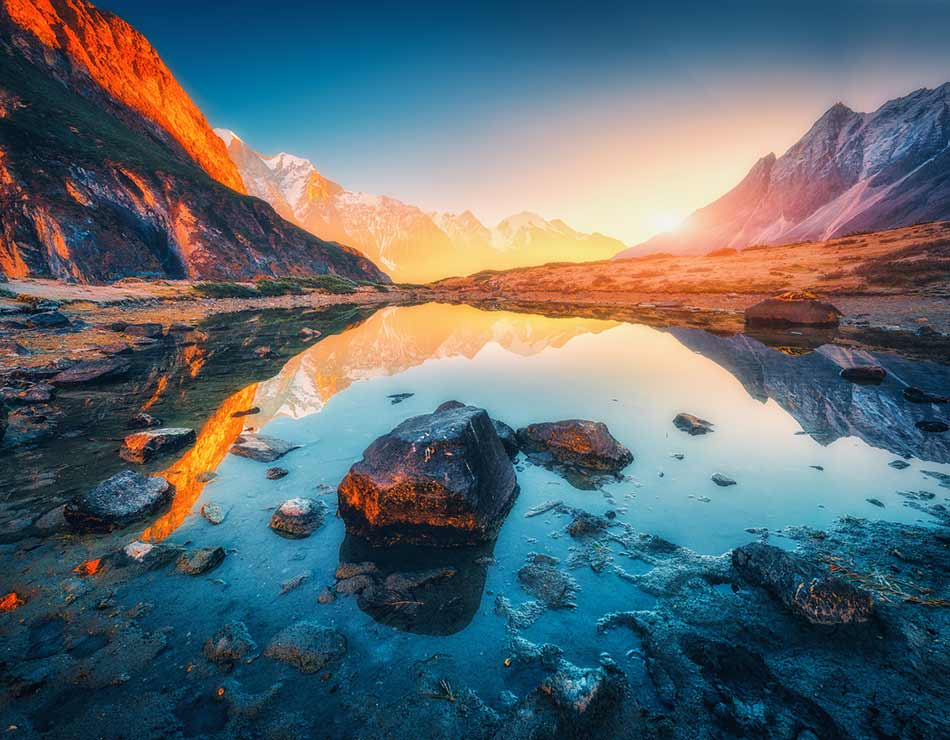
#> input picture image manipulation/image2.jpg, 950 x 740 px
$ python 3.py
#> lines starting #> are read from the running program, lines starting #| are printed output that depends on the picture; after the words box and inside, x2 and y2 are one past the last pixel; in counts of white or black regions, pixels touching at a corner belong together
import cv2 as cv

img = cv.imread('image2.jpg')
#> img is the input picture: shape (740, 950, 3); mean B, G, R 111.9, 105.7, 92.9
cv.imshow('game',img)

# grayscaling an image
gray = cv.cvtColor(img , cv.COLOR_BGR2GRAY)
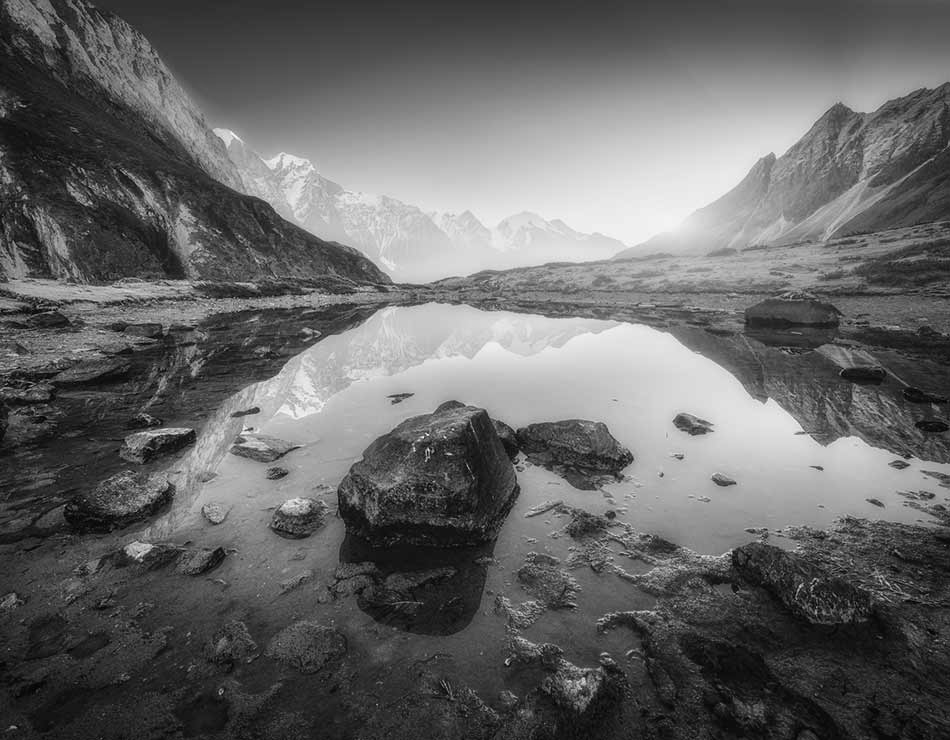
#> gray: shape (740, 950); min 0, max 251, mean 102.6
cv.imshow('gray',gray)

# blur
blur = cv.GaussianBlur(img,(9,9),cv.BORDER_DEFAULT)
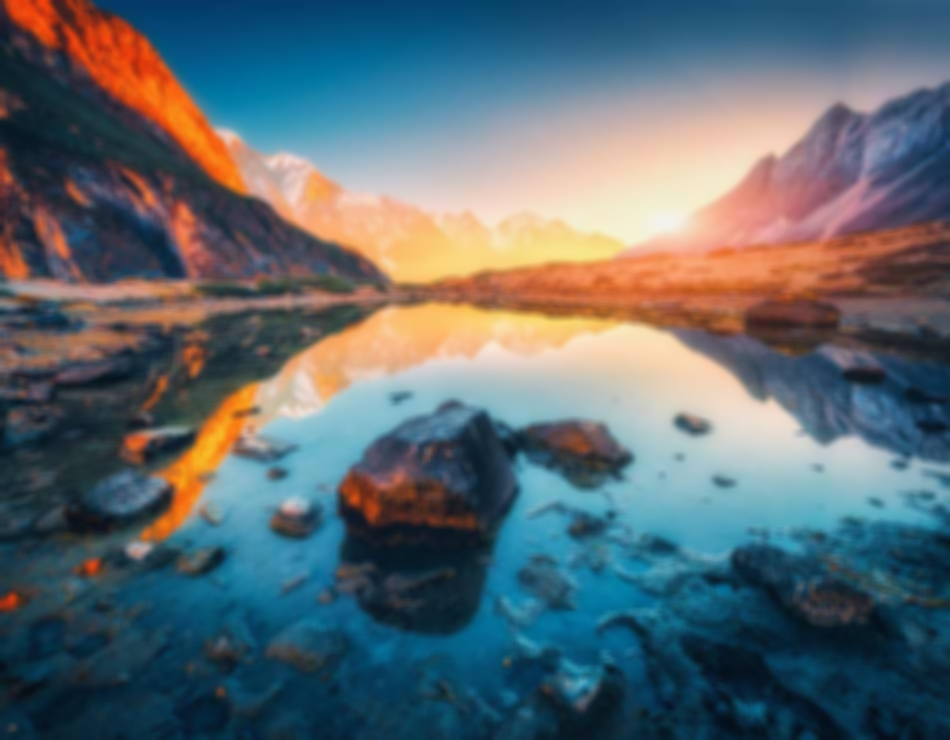
#> blur: shape (740, 950, 3); mean B, G, R 111.9, 105.7, 92.9
cv.imshow('blur',blur)

# edge cascade
edge = cv.Canny(img, 125, 175)      # can also pass blur to get less and neat edges
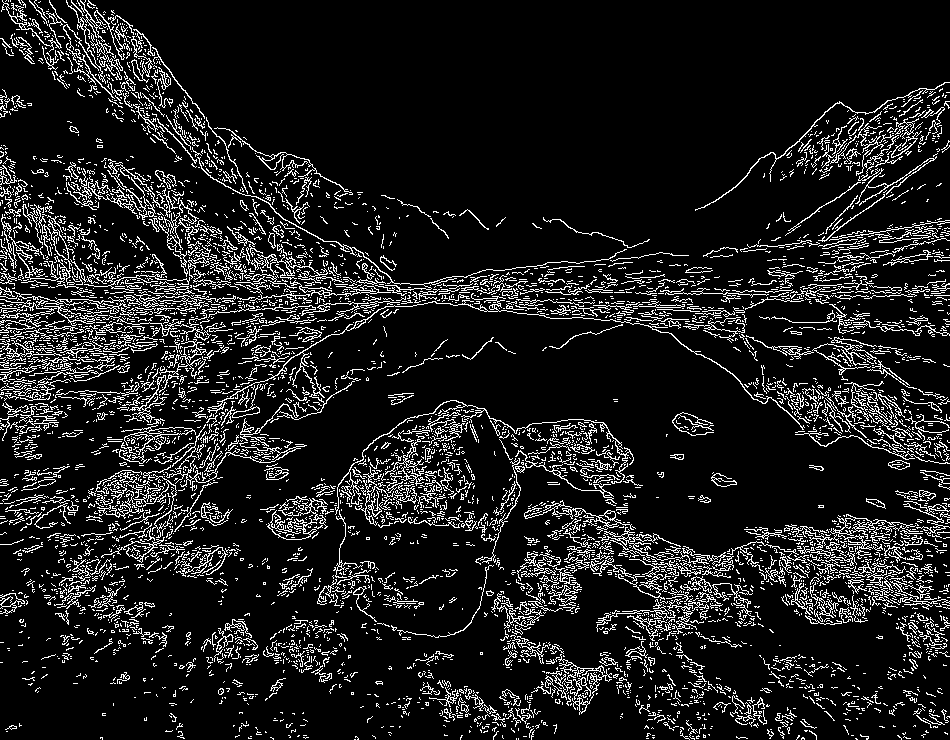
#> edge: shape (740, 950); 11.6% white in thin lines or dots
cv.imshow('canny edges',edge)


# dilating (thickens the canny edges)
dil = cv.dilate(edge,(7,7),iterations=2)
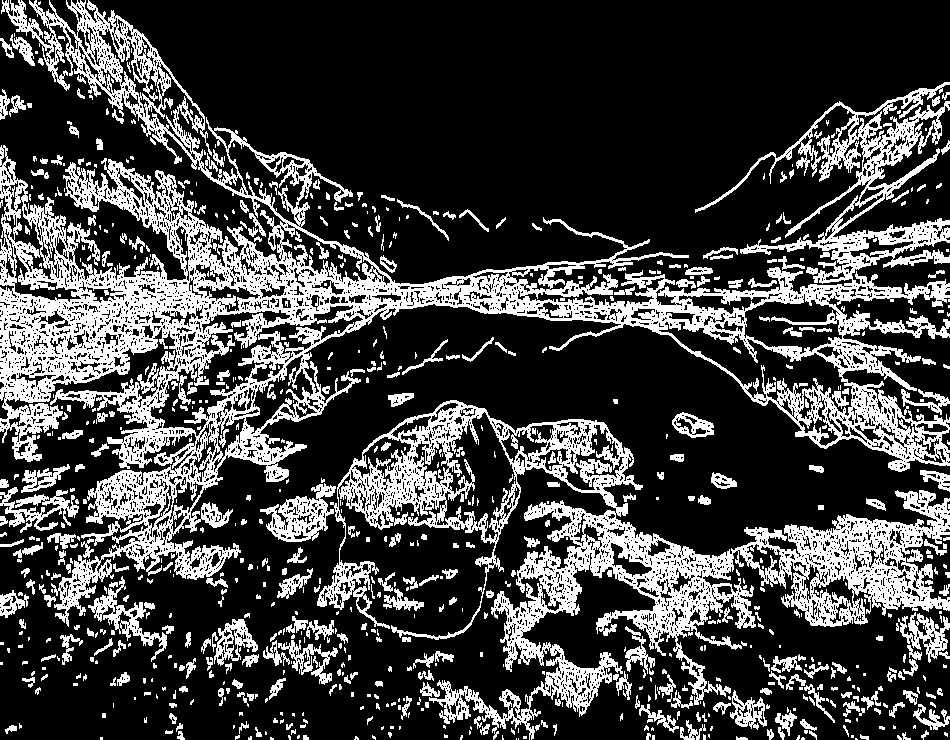
#> dil: shape (740, 950); 26% white; 801 white regions (444 under 20 px), largest, box (x1, y1, x2, y2) and area: (0, 0, 950, 627) 101035, (317, 400, 950, 740) 45296, (260, 483, 336, 542) 1934
cv.imshow('dilated',dil)

# eroding (shapens the canny edges)
er = cv.erode(edge,(7,7),iterations=2)
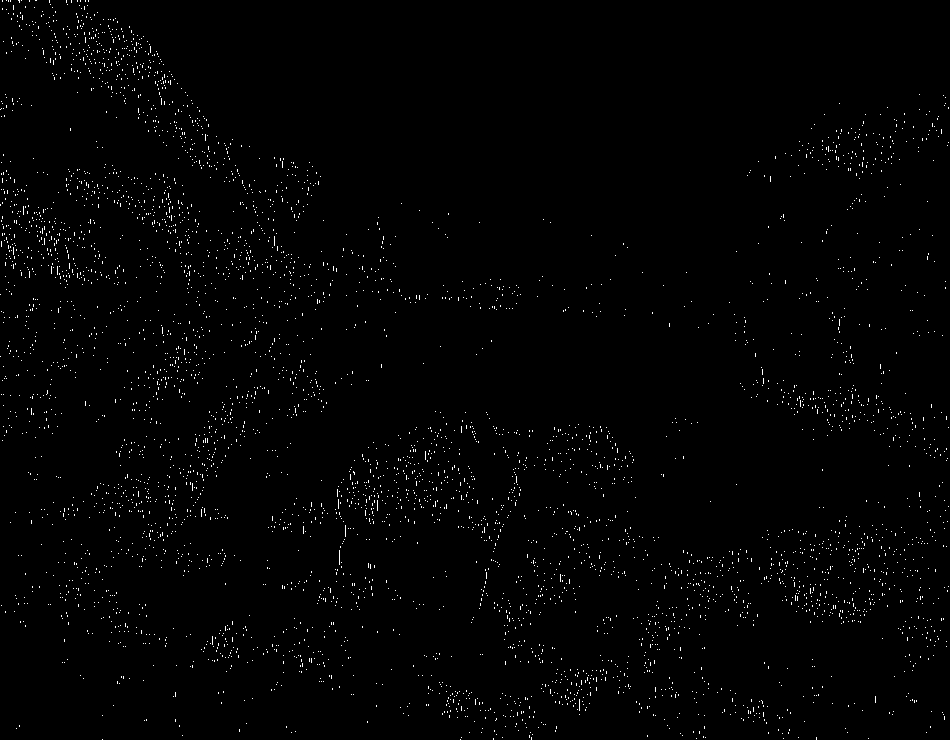
#> er: shape (740, 950); 1.1% white in thin lines or dots
cv.imshow('eroded',er)

# resize
resize = cv.resize(img,(500,500) , interpolation=cv.INTER_AREA)
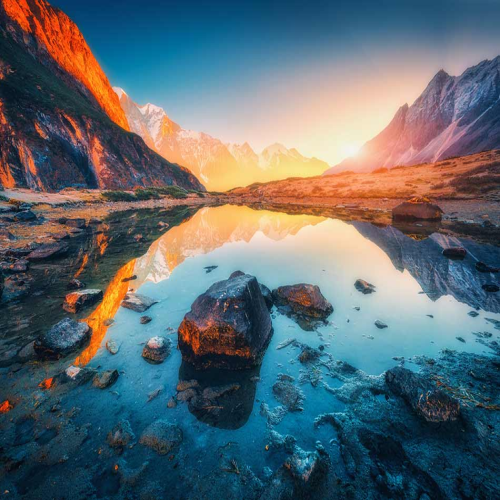
#> resize: shape (500, 500, 3); mean B, G, R 111.9, 105.7, 92.9
cv.imshow('Resized',resize)

# cropping
cropped = img[50:200 , 200:400]
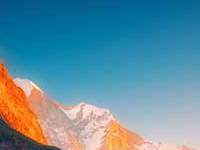
#> cropped: shape (150, 200, 3); mean B, G, R 159.2, 142.4, 97.1
cv.imshow('cropped',cropped)

cv.waitKey(0)
